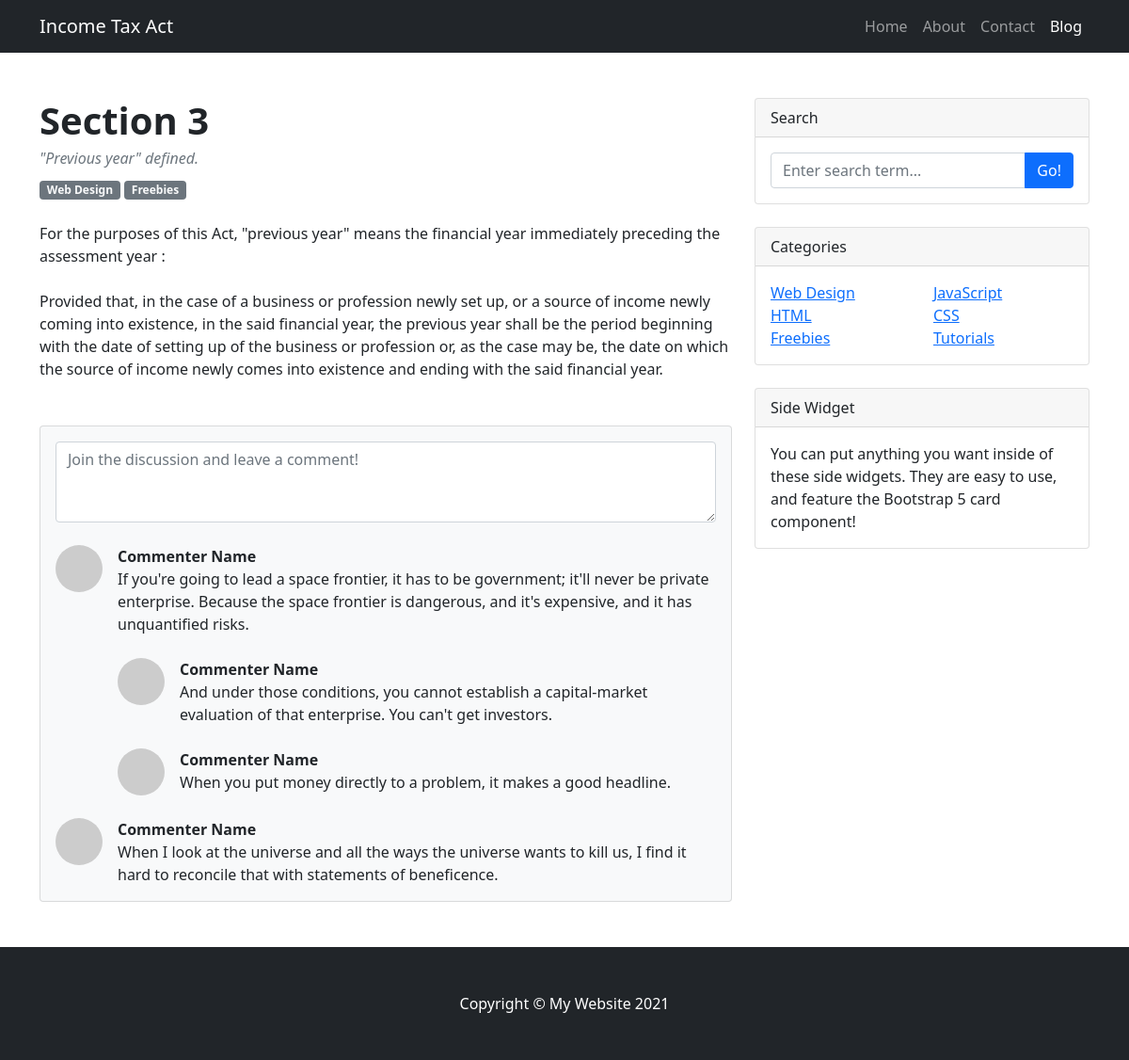
Page /section/3 on the committed database.
### main.py (models this page shows)
class Section(db.Model):
    id = db.Column(db.Integer, primary_key=True)
    section_number = db.Column(db.String(80), unique=True, nullable=False)
    section_title = db.Column(db.String(120), nullable=False)
    section_text = db.Column(db.Text, nullable=False)

### main.py (the view)
@app.route("/section/<section_num>")
def section_view(section_num):
    section = Section.query.filter_by(section_number=section_num).first()
    return render_template("section_view.html", section=section)

### main.py (called while the page is built)
@app.context_processor
def utility_processor():
    def treat_section_text(text, sec_num, **kwargs):
        final_text = text
        final_text = final_text.replace("\n", "<br/><br/>")
        regex = fr"^.*{sec_num}\.\s"
        final_text = re.sub(regex, "", final_text, 1)
        if "chars" in kwargs:
            final_text=final_text[:kwargs['chars']]
        print(final_text)
        regex = r"<.{0,9}$"
        final_text = re.sub(regex, "", final_text)
        print(final_text)
        return final_text
    return dict(treat_section_text=treat_section_text)

### Templates/section_view.html (shortened to what this page needs)
{% extends "base.html" %}
{% block content %}
        <div class="container mt-5">
            <div class="row">
                <div class="col-lg-8">
                    <article>
                        <header class="mb-4">
                            <h1 class="fw-bolder mb-1">Section {{section.section_number}}</h1>
                            <div class="text-muted fst-italic mb-2">{{section.section_title}}</div>
                            <a class="badge bg-secondary text-decoration-none link-light" href="#!">Web Design</a>
                            <a class="badge bg-secondary text-decoration-none link-light" href="#!">Freebies</a>
                        </header>
                        <section class="mb-5">
                            <p>{{treat_section_text(section.section_text,section.section_number)|safe}}</p>
                        </section>
                    </article>
                    <section class="mb-5">
                        <div class="card bg-light">
                            <div class="card-body">
                                <form class="mb-4"><textarea class="form-control" rows="3" placeholder="Join the discussion and leave a comment!"></textarea></form>
                                <div class="d-flex mb-4">
                                    <div class="flex-shrink-0"><img class="rounded-circle" src="https://dummyimage.com/50x50/ced4da/6c757d.jpg" alt="..." /></div>
                                    <div class="ms-3">
                                        <div class="fw-bold">Commenter Name</div>
                                        If you're going to lead a space frontier, it has to be government; it'll never be private enterprise. Because the space frontier is dangerous, and it's expensive, and it has unquantified risks.
                                        <div class="d-flex mt-4">
                                            <div class="flex-shrink-0"><img class="rounded-circle" src="https://dummyimage.com/50x50/ced4da/6c757d.jpg" alt="..." /></div>
                                            <div class="ms-3">
                                                <div class="fw-bold">Commenter Name</div>
                                                And under those conditions, you cannot establish a capital-market evaluation of that enterprise. You can't get investors.
                                            </div>
                                        </div>
                                        <div class="d-flex mt-4">
                                            <div class="flex-shrink-0"><img class="rounded-circle" src="https://dummyimage.com/50x50/ced4da/6c757d.jpg" alt="..." /></div>
                                            <div class="ms-3">
                                                <div class="fw-bold">Commenter Name</div>
                                                When you put money directly to a problem, it makes a good headline.
                                            </div>
                                        </div>
                                    </div>
                                </div>
                                <div class="d-flex">
                                    <div class="flex-shrink-0"><img class="rounded-circle" src="https://dummyimage.com/50x50/ced4da/6c757d.jpg" alt="..." /></div>
                                    <div class="ms-3">
                                        <div class="fw-bold">Commenter Name</div>
                                        When I look at the universe and all the ways the universe wants to kill us, I find it hard to reconcile that with statements of beneficence.
                                    </div>
                                </div>
                            </div>
                        </div>
                    </section>
                </div>
                <div class="col-lg-4">
                    <div class="card mb-4">
                        <div class="card-header">Search</div>
                        <div class="card-body">
                            <div class="input-group">
                                <input class="form-control" type="text" placeholder="Enter search term..." aria-label="Enter search term..." aria-describedby="button-search" />
                                <button class="btn btn-primary" id="button-search" type="button">Go!</button>
                            </div>
                        </div>
                    </div>
                    <div class="card mb-4">
                        <div class="card-header">Categories</div>
                        <div class="card-body">
                            <div class="row">
                                <div class="col-sm-6">
                                    <ul class="list-unstyled mb-0">
                                        <li><a href="#!">Web Design</a></li>
                                        <li><a href="#!">HTML</a></li>
                                        <li><a href="#!">Freebies</a></li>
                                    </ul>
                                </div>
                                <div class="col-sm-6">
                                    <ul class="list-unstyled mb-0">
                                        <li><a href="#!">JavaScript</a></li>
                                        <li><a href="#!">CSS</a></li>
                                        <li><a href="#!">Tutorials</a></li>
                                    </ul>
                                </div>
                            </div>
                        </div>
                    </div>
                    <div class="card mb-4">
                        <div class="card-header">Side Widget</div>
                        <div class="card-body">You can put anything you want inside of these side widgets. They are easy to use, and feature the Bootstrap 5 card component!</div>
                    </div>
                </div>
            </div>
        </div>
    {% endblock %}

### rows in the picture
Section: section_number "3", section_title "\"Previous year\" defined.", section_text+section_number "For the purposes of this Act, \"previous year\" means the financial year immediately preceding the assessment year : Provided that, in the case of a business or profession newly set up, or a source of income newly coming into existence, in the said financial year, the previous year shall be the period beginning with the date of setting up of the business or profession or, as the case may be, the date on which the source of income newly comes into existence and ending with the said financial year."
